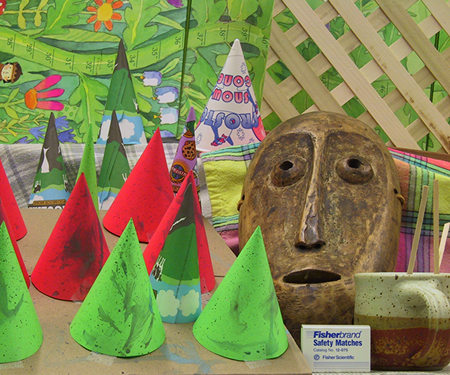
#> input picture hw4/testdata/Cones/img_left.png, 450 x 375 px
$ python main.py
#> lines starting #> are read from the running program, lines starting #| are printed output that depends on the picture; after the words box and inside, x2 and y2 are one past the last pixel; in counts of white or black regions, pixels touching at a corner belong together
#> in main, img_left is the input picture: shape (375, 450, 3); mean B, G, R 82.3, 130.2, 132.6
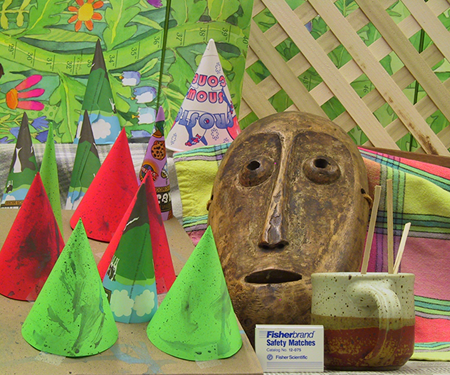
#> input picture hw4/testdata/Cones/img_right.png, 450 x 375 px
#> in main, img_right is the input picture: shape (375, 450, 3); mean B, G, R 83.6, 133.3, 137.4
### hw4/computeDisp.py
import numpy as np
import cv2.ximgproc as xip
import cv2

def census_loss(h, w, img):
    census = np.zeros((h, w), dtype=np.uint8)
    center = img[1:h+1, 1:w+1]
    offsets = [(u,v) for v in range(3) for u in range(3) if not u == 1 == v]

    for u,v in offsets:
        census = (census << 1) | (img[v:v+h, u:u+w] >= center)
    return census

def computeDisp(Il, Ir, max_disp):

    # (375, 450)
#> called with max_disp = 60
    h, w, ch = Il.shape
#> h = 375; w = 450; ch = 3
    labels = np.zeros((h, w), dtype=np.float32)
    Il = Il.astype(np.float32)
    Ir = Ir.astype(np.float32)
    Il_g = cv2.cvtColor(Il, cv2.COLOR_BGR2GRAY)
    Ir_g = cv2.cvtColor(Ir, cv2.COLOR_BGR2GRAY)
    Il_p = cv2.copyMakeBorder(Il_g, 1, 1, 1, 1, cv2.BORDER_CONSTANT, value=0)
    Ir_p = cv2.copyMakeBorder(Ir_g, 1, 1, 1, 1, cv2.BORDER_CONSTANT, value=0)

    # >>> Cost Computation
    # TODO: Compute matching cost
    # [Tips] Census cost = Local binary pattern -> Hamming distance
    # [Tips] Set costs of out-of-bound pixels = cost of closest valid pixel
    # [Tips] Compute cost both Il to Ir and Ir to Il for later left-right consistency
    census_l = census_loss(h, w, Il_p)
#> the loop in census_loss, `for u,v in offsets:` made 8 passes
#> pass 1, in census_loss, `census = (census << 1) | (img[v:v+h, u:u+w] >= center)`:
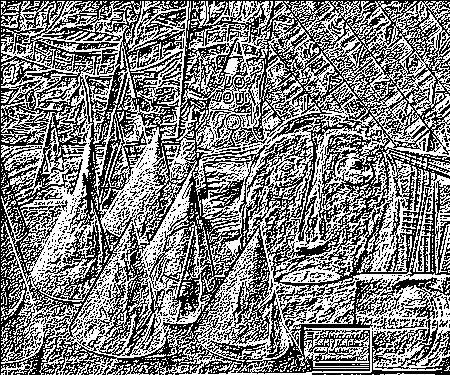
#> census: shape (375, 450); values 0 (black) and 1 (white), 50.2% white; black in thin lines or dots
    census_r = census_loss(h, w, Ir_p)

    cost_l = np.full((h, w, max_disp), 24, dtype=np.float32)
    cost_r = np.full((h, w, max_disp), 24, dtype=np.float32)

    for d in range(max_disp):
        if d == 0:
            shift_r = census_r
            shift_l = census_l
        else:
            shift_r = np.zeros_like(census_r)
            shift_r[:, d:] = census_r[:, :-d]
            shift_l = np.zeros_like(census_l)
            shift_l[:, :-d] = census_l[:, d:]

        xor_l = census_l ^ shift_r
        xor_r = census_r ^ shift_l

        cost_l[:,:,d] = np.vectorize(lambda x: bin(x).count('1'))(xor_l)
        cost_r[:,:,d] = np.vectorize(lambda x: bin(x).count('1'))(xor_r)
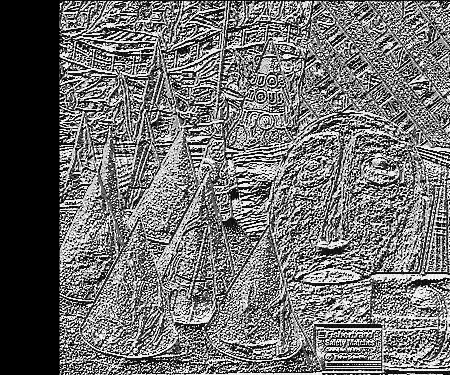
#> shift_r: shape (375, 450); min 0, max 255, mean 110.9
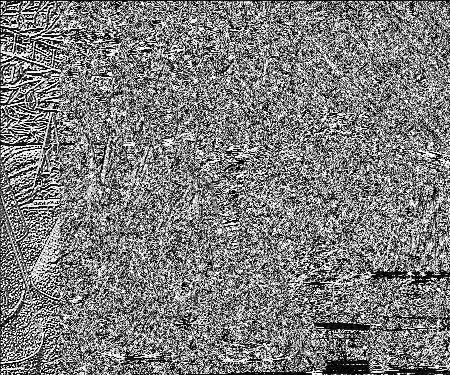
#> xor_l: shape (375, 450); min 0, max 255, mean 124.8
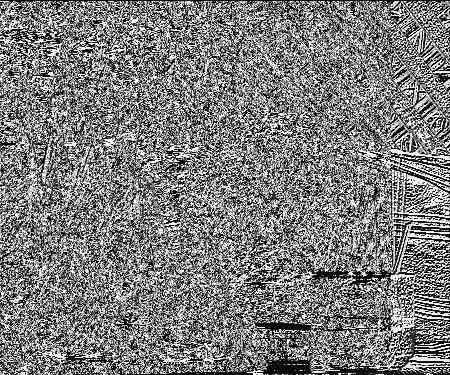
#> xor_r: shape (375, 450); min 0, max 255, mean 125.2

    # >>> Cost Aggregation
    # TODO: Refine the cost according to nearby costs
    # [Tips] Joint bilateral filter (for the cost of each disparty)
    wdnw_size = 5
    sigma_r = 7
    sigma_s = 13
    for d in range(max_disp):
        cost_l[:,:,d] = xip.jointBilateralFilter(Il_g, cost_l[:,:,d], wdnw_size, sigma_r, sigma_s)
        cost_r[:,:,d] = xip.jointBilateralFilter(Ir_g, cost_r[:,:,d], wdnw_size, sigma_r, sigma_s)

    # >>> Disparity Optimization
    # TODO: Determine disparity based on estimated cost.
    # [Tips] Winner-take-all
    disparity_l = np.argmin(cost_l, axis=2)
    disparity_r = np.argmin(cost_r, axis=2)

    # >>> Disparity Refinement
    # TODO: Do whatever to enhance the disparity map
    # [Tips] Left-right consistency check -> Hole filling -> Weighted median filtering
    x, y = np.meshgrid(range(w), range(h))
    valid = (x - disparity_l >= 0) & (disparity_r[y, x - disparity_l] == disparity_l)
#> valid: shape (375, 450) bool; 67.4% white; 2502 black regions (2274 under 20 px), largest, box (x1, y1, x2, y2) and area: (0, 0, 144, 375) 16554, (66, 33, 257, 343) 8017, (193, 90, 324, 336) 2820
    consistency = np.where(valid, disparity_l, -1)

    # Hole filling
    consistency = cv2.copyMakeBorder(consistency, 0, 0, 1, 1, cv2.BORDER_CONSTANT, value=max_disp)
#> consistency: shape (375, 452) int32
    FL = np.zeros((h, w), dtype=np.float32)
    FR = np.zeros((h, w), dtype=np.float32)

    for y in range(h):
        for x in range(w):
            idx_L, idx_R = 0, 0
            while consistency[y, x+1-idx_L] == -1:
                idx_L += 1
            FL[y, x] = consistency[y, x+1-idx_L]
            while consistency[y, x+1+idx_R] == -1:
                idx_R += 1
            FR[y, x] = consistency[y, x+1+idx_R]
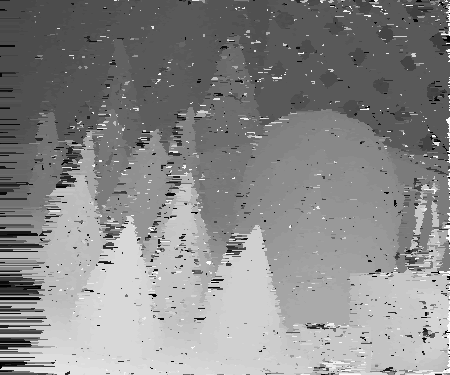
#> FR: shape (375, 450) float32; min 0, max 60, mean 32.2; drawn with min black and max white
    labels = np.min((FL, FR), axis=0)
    labels = xip.weightedMedianFilter(Il.astype(np.uint8), labels, r=11)

    return labels.astype(np.uint8)
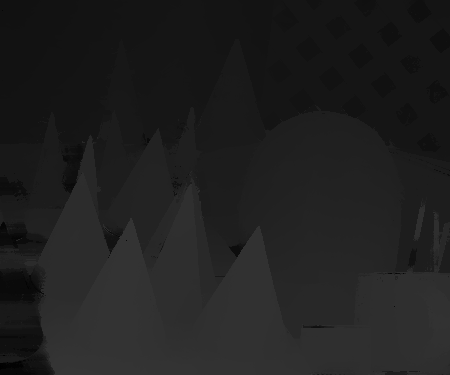
#> returned value: shape (375, 450); min 0, max 57, mean 31.7

### hw4/main.py
import numpy as np
import cv2
import argparse
import os, glob
from eval import evaluate
from computeDisp import computeDisp


def main():
    parser = argparse.ArgumentParser(description='main function of Stereo matching')
    parser.add_argument('--dataset_path', default='./testdata/', help='path to dataset')
    parser.add_argument('--image', choices=['Tsukuba', 'Venus', 'Teddy', 'Cones'], default='Cones', help='choose processing image')
    # parser.add_argument('--image', choices=['Tsukuba', 'Venus', 'Teddy', 'Cones'], required=True, help='choose processing image')
    args = parser.parse_args()
    # Tsukuba: 6.49%, Teddy: 12.96%
    config = {'Tsukuba': (15, 16),
              'Venus':   (20, 8),
              'Teddy':   (60, 4),
              'Cones':   (60, 4)}

    img_left = cv2.imread(os.path.join(args.dataset_path, args.image, 'img_left.png'))
    img_left_g = cv2.imread(os.path.join(args.dataset_path, args.image, 'img_left.png'), cv2.IMREAD_GRAYSCALE)
    img_right = cv2.imread(os.path.join(args.dataset_path, args.image, 'img_right.png'))
    img_right_g = cv2.imread(os.path.join(args.dataset_path, args.image, 'img_right.png'), cv2.IMREAD_GRAYSCALE)
    max_disp, scale_factor = config[args.image]

    labels = computeDisp(img_left, img_right, max_disp)
    cv2.imwrite('./%s.png'%args.image, np.uint8(labels * scale_factor))

    if glob.glob(os.path.join(args.dataset_path, args.image, 'disp_gt.*')):
        gt_path = glob.glob(os.path.join(args.dataset_path, args.image, 'disp_gt.*'))[0]
        img_gt = cv2.imread(gt_path, -1)
        error = evaluate(labels, img_gt, scale_factor)
        print('[Bad Pixel Ratio] %.2f%%' % (error*100))


if __name__ == '__main__':
    main()
